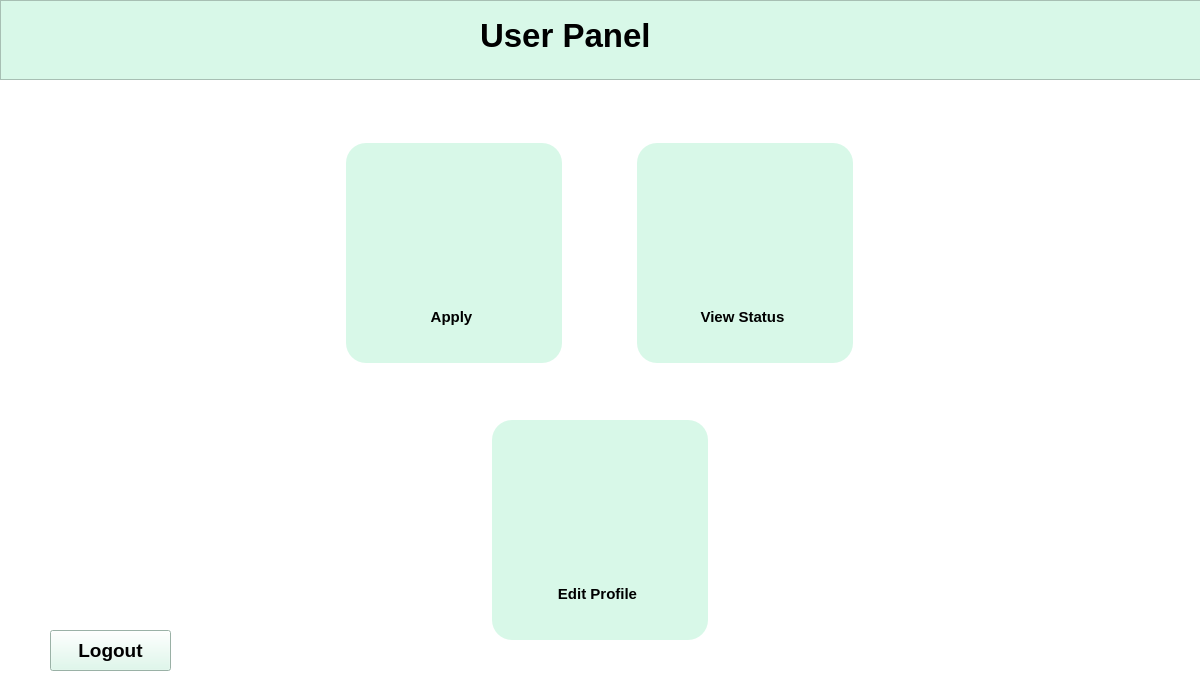
<?xml version="1.0" encoding="UTF-8"?>
<ui version="4.0">
 <class>User_Panel</class>
 <widget class="QDialog" name="User_Panel">
  <property name="geometry">
   <rect>
    <x>0</x>
    <y>0</y>
    <width>1200</width>
    <height>700</height>
   </rect>
  </property>
  <property name="windowTitle">
   <string>Dialog</string>
  </property>
  <property name="styleSheet">
   <string notr="true">background: #FFFFFF;</string>
  </property>
  <property name="sizeGripEnabled">
   <bool>false</bool>
  </property>
  <widget class="QFrame" name="frame">
   <property name="geometry">
    <rect>
     <x>0</x>
     <y>0</y>
     <width>1201</width>
     <height>80</height>
    </rect>
   </property>
   <property name="styleSheet">
    <string notr="true">background: #D8F8E8;</string>
   </property>
   <property name="frameShape">
    <enum>QFrame::StyledPanel</enum>
   </property>
   <property name="frameShadow">
    <enum>QFrame::Raised</enum>
   </property>
   <widget class="QLabel" name="lbl_jp">
    <property name="geometry">
     <rect>
      <x>480</x>
      <y>10</y>
      <width>331</width>
      <height>51</height>
     </rect>
    </property>
    <property name="font">
     <font>
      <pointsize>25</pointsize>
      <weight>75</weight>
      <bold>true</bold>
     </font>
    </property>
    <property name="styleSheet">
     <string notr="true">color: #00000
</string>
    </property>
    <property name="text">
     <string>User Panel</string>
    </property>
   </widget>
  </widget>
  <widget class="QFrame" name="frm_cmp">
   <property name="geometry">
    <rect>
     <x>346</x>
     <y>143</y>
     <width>216</width>
     <height>220</height>
    </rect>
   </property>
   <property name="styleSheet">
    <string notr="true">background: #D8F8E8;
border-radius: 20px;</string>
   </property>
   <property name="frameShape">
    <enum>QFrame::StyledPanel</enum>
   </property>
   <property name="frameShadow">
    <enum>QFrame::Raised</enum>
   </property>
   <widget class="QLabel" name="img_cmp">
    <property name="geometry">
     <rect>
      <x>44</x>
      <y>30</y>
      <width>121</width>
      <height>111</height>
     </rect>
    </property>
    <property name="styleSheet">
     <string notr="true">image: url(:/All/img/apply.png);</string>
    </property>
    <property name="text">
     <string>&lt;html&gt;&lt;head/&gt;&lt;body&gt;&lt;p&gt;&lt;br/&gt;&lt;/p&gt;&lt;/body&gt;&lt;/html&gt;</string>
    </property>
   </widget>
   <widget class="QPushButton" name="btn_cmp">
    <property name="geometry">
     <rect>
      <x>10</x>
      <y>160</y>
      <width>191</width>
      <height>28</height>
     </rect>
    </property>
    <property name="font">
     <font>
      <pointsize>11</pointsize>
      <weight>75</weight>
      <bold>true</bold>
     </font>
    </property>
    <property name="styleSheet">
     <string notr="true">color: #0000;

</string>
    </property>
    <property name="text">
     <string>Apply</string>
    </property>
   </widget>
  </widget>
  <widget class="QFrame" name="frm_civil">
   <property name="geometry">
    <rect>
     <x>637</x>
     <y>143</y>
     <width>216</width>
     <height>220</height>
    </rect>
   </property>
   <property name="styleSheet">
    <string notr="true">background: #D8F8E8;
border-radius: 20px;
</string>
   </property>
   <property name="frameShape">
    <enum>QFrame::StyledPanel</enum>
   </property>
   <property name="frameShadow">
    <enum>QFrame::Raised</enum>
   </property>
   <widget class="QLabel" name="img_civil">
    <property name="geometry">
     <rect>
      <x>40</x>
      <y>30</y>
      <width>121</width>
      <height>111</height>
     </rect>
    </property>
    <property name="styleSheet">
     <string notr="true">image: url(:/All/img/view_status_User.png);</string>
    </property>
    <property name="text">
     <string>&lt;html&gt;&lt;head/&gt;&lt;body&gt;&lt;p&gt;&lt;br/&gt;&lt;/p&gt;&lt;/body&gt;&lt;/html&gt;</string>
    </property>
   </widget>
   <widget class="QPushButton" name="btn_civil">
    <property name="geometry">
     <rect>
      <x>10</x>
      <y>160</y>
      <width>191</width>
      <height>28</height>
     </rect>
    </property>
    <property name="font">
     <font>
      <pointsize>11</pointsize>
      <weight>75</weight>
      <bold>true</bold>
     </font>
    </property>
    <property name="styleSheet">
     <string notr="true">color: #00000;
</string>
    </property>
    <property name="text">
     <string>View Status</string>
    </property>
   </widget>
  </widget>
  <widget class="QFrame" name="frm_mech">
   <property name="geometry">
    <rect>
     <x>492</x>
     <y>420</y>
     <width>216</width>
     <height>220</height>
    </rect>
   </property>
   <property name="styleSheet">
    <string notr="true">background: #D8F8E8;
border-radius: 20px;</string>
   </property>
   <property name="frameShape">
    <enum>QFrame::StyledPanel</enum>
   </property>
   <property name="frameShadow">
    <enum>QFrame::Raised</enum>
   </property>
   <widget class="QLabel" name="img_mech">
    <property name="geometry">
     <rect>
      <x>40</x>
      <y>30</y>
      <width>121</width>
      <height>111</height>
     </rect>
    </property>
    <property name="styleSheet">
     <string notr="true">image: url(:/All/img/edit_profile.png);</string>
    </property>
    <property name="text">
     <string>&lt;html&gt;&lt;head/&gt;&lt;body&gt;&lt;p&gt;&lt;br/&gt;&lt;/p&gt;&lt;/body&gt;&lt;/html&gt;</string>
    </property>
   </widget>
   <widget class="QPushButton" name="btn_mech">
    <property name="geometry">
     <rect>
      <x>10</x>
      <y>160</y>
      <width>191</width>
      <height>28</height>
     </rect>
    </property>
    <property name="font">
     <font>
      <pointsize>11</pointsize>
      <weight>75</weight>
      <bold>true</bold>
     </font>
    </property>
    <property name="styleSheet">
     <string notr="true">color: #0000;
</string>
    </property>
    <property name="text">
     <string>Edit Profile</string>
    </property>
   </widget>
  </widget>
  <widget class="QPushButton" name="btn_logout">
   <property name="geometry">
    <rect>
     <x>50</x>
     <y>630</y>
     <width>121</width>
     <height>41</height>
    </rect>
   </property>
   <property name="font">
    <font>
     <pointsize>14</pointsize>
     <weight>75</weight>
     <bold>true</bold>
    </font>
   </property>
   <property name="styleSheet">
    <string notr="true">background-color:#D8F8E8;</string>
   </property>
   <property name="text">
    <string>Logout</string>
   </property>
  </widget>
 </widget>
 <resources>
  <include location="user_panel.qrc"/>
 </resources>
 <connections/>
</ui>
